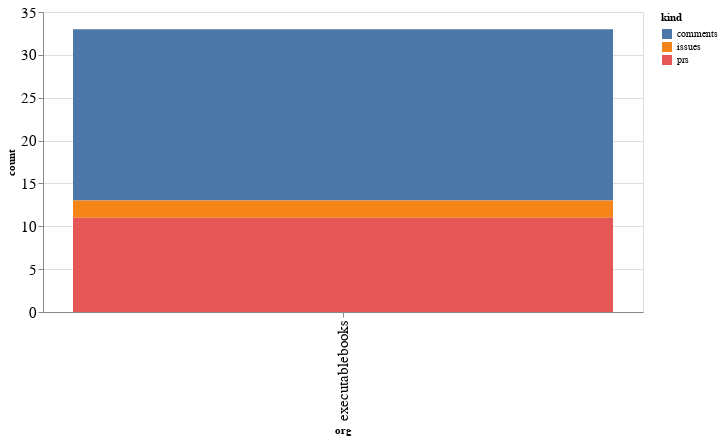

Write notebook code for a chart like this one.
### Code cell
alt.Chart(org_summaries, width=600).mark_bar().encode(
    x='org',
    y='count',
    color='kind',
    tooltip="org"
)

### Figure 1 — Vega-Lite specification as saved in the notebook (floating-point values rounded to 4 significant figures)
{"config": {"axisLeft": {"labelFontSize": 15}, "axisBottom": {"labelFontSize": 15}}, "data": {"name": "data-c3afc090497854f6f4133e9444a62a20"}, "mark": "bar", "encoding": {"color": {"type": "nominal", "field": "kind"}, "tooltip": {"type": "nominal", "field": "org"}, "x": {"type": "nominal", "field": "org"}, "y": {"type": "quantitative", "field": "count"}}, "width": 600, "$schema": "https://vega.github.io/schema/vega-lite/v4.8.1.json", "datasets": {"data-c3afc090497854f6f4133e9444a62a20": [{"org": "executablebooks", "kind": "comments", "count": 20}, {"org": "executablebooks", "kind": "issues", "count": 2}, {"org": "executablebooks", "kind": "prs", "count": 11}]}}
